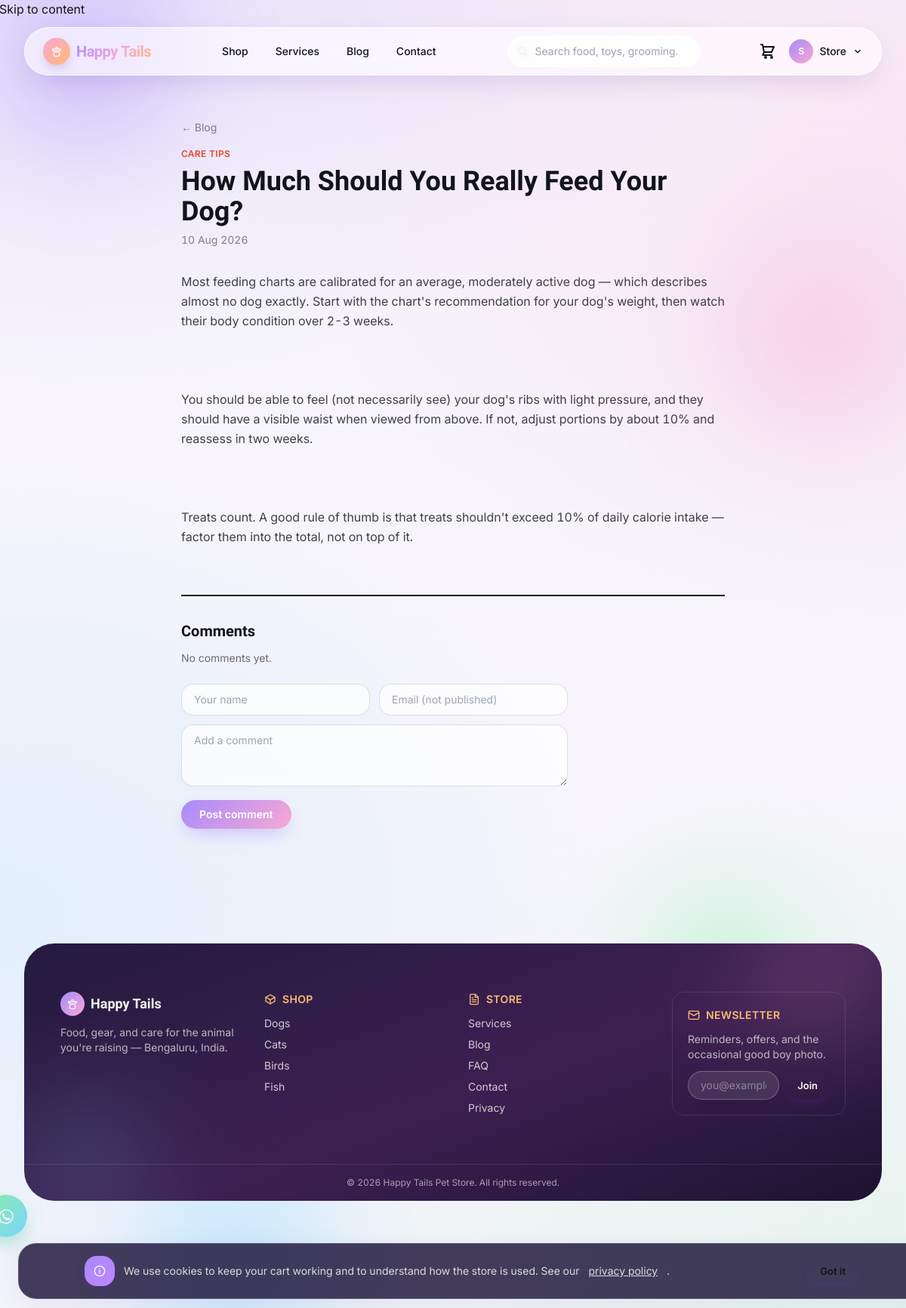
/blog/how-much-should-you-really-feed-your-dog (signed in), run on the app's committed database.
### tables this page shows
CREATE TABLE users (
    id INTEGER PRIMARY KEY AUTOINCREMENT,
    role_id INT NOT NULL,
    name VARCHAR(150) NOT NULL,
    email VARCHAR(191) NOT NULL,
    phone VARCHAR(20) NULL,
    referral_code VARCHAR(20) NULL,
    google_id VARCHAR(50) NULL,
    password_hash VARCHAR(255) NULL,
    is_active INTEGER NOT NULL DEFAULT 1,
    email_verified_at DATETIME NULL,
    two_factor_secret VARCHAR(191) NULL,
    two_factor_enabled INTEGER NOT NULL DEFAULT 0,
    must_reset_password INTEGER NOT NULL DEFAULT 0,
    last_login_at DATETIME NULL,
    last_login_ip VARCHAR(45) NULL,
    created_at DATETIME NOT NULL,
    updated_at DATETIME NOT NULL,
    deleted_at DATETIME NULL,
    CONSTRAINT users_role_fk FOREIGN KEY (role_id) REFERENCES roles(id)
    );

CREATE TABLE blog_posts (
    id INTEGER PRIMARY KEY AUTOINCREMENT,
    blog_category_id INT NULL,
    author_user_id INT NULL,
    title VARCHAR(200) NOT NULL,
    slug VARCHAR(220) NOT NULL,
    excerpt VARCHAR(300) NULL,
    body TEXT NOT NULL,
    cover_image_path VARCHAR(255) NULL,
    status TEXT NOT NULL DEFAULT 'draft' CHECK (status IN ('draft','published')),
    published_at DATETIME NULL,
    meta_title VARCHAR(200) NULL,
    meta_description VARCHAR(300) NULL,
    created_at DATETIME NOT NULL,
    updated_at DATETIME NOT NULL,
    CONSTRAINT blog_posts_category_fk FOREIGN KEY (blog_category_id) REFERENCES blog_categories(id) ON DELETE SET NULL,
    CONSTRAINT blog_posts_author_fk FOREIGN KEY (author_user_id) REFERENCES users(id) ON DELETE SET NULL
    );

CREATE TABLE blog_categories (
    id INTEGER PRIMARY KEY AUTOINCREMENT,
    name VARCHAR(100) NOT NULL,
    slug VARCHAR(120) NOT NULL,
    created_at DATETIME NOT NULL,
    updated_at DATETIME NOT NULL
    );

### app/Views/layouts/site.php (the view, shortened to what the rows shown need)
<!doctype html>
<html lang="en">
<head>
<script src="https://cdn.tailwindcss.com"></script>
<link rel="stylesheet" href="/assets/css/app.css">
</head>
<body class="site-shell text-ink font-sans antialiased">
<div class="site-blob-layer" aria-hidden="true">
  <div class="site-blob site-blob--1"></div>
  <div class="site-blob site-blob--2"></div>
  <div class="site-blob site-blob--3"></div>
  <div class="site-blob site-blob--4"></div>
</div>
<a href="#main" class="sr-only focus:not-sr-only focus:absolute focus:top-2 focus:left-2 focus:z-50 focus:bg-leash focus:text-paper focus:px-4 focus:py-2">Skip to content</a>
<?php
  $cartItemCount = 0;
  if (auth()->check()) {
    $cartRow = \App\Core\Database::instance()->selectOne('SELECT id FROM carts WHERE user_id = :uid ORDER BY id DESC LIMIT 1', ['uid' => auth()->id()]);
    if ($cartRow) { $cartItemCount = \App\Models\Cart::itemCount((int) $cartRow['id']); }
  } elseif (!empty($_COOKIE['petshop_cart'])) {
    $cartRow = \App\Core\Database::instance()->selectOne('SELECT id FROM carts WHERE session_token = :t LIMIT 1', ['t' => $_COOKIE['petshop_cart']]);
    if ($cartRow) { $cartItemCount = \App\Models\Cart::itemCount((int) $cartRow['id']); }
  }
?>
<header class="sticky top-0 z-40 px-3 sm:px-6 lg:px-8 pt-3" x-data="{ open: false }">
  <div class="mx-auto max-w-7xl">
    <div class="site-nav flex h-16 items-center justify-between rounded-full px-4 sm:px-6 transition-shadow duration-300">
      <a href="/" class="flex items-center gap-2 font-display text-xl font-bold tracking-tight">
        <span class="icon-chip icon-chip-leash !w-9 !h-9 !rounded-full"><?= icon('paw', 'h-4 w-4') ?></span>
        <span class="text-gradient">Happy&nbsp;Tails</span>
      </a>
      <nav class="hidden md:flex items-center gap-1 text-sm font-medium" aria-label="Primary">
        <a href="/shop" class="rounded-full px-4 py-2 transition-colors duration-200 hover:bg-white/60 hover:text-[#7c3aed]">Shop</a>
        <a href="/services" class="rounded-full px-4 py-2 transition-colors duration-200 hover:bg-white/60 hover:text-[#7c3aed]">Services</a>
        <a href="/blog" class="rounded-full px-4 py-2 transition-colors duration-200 hover:bg-white/60 hover:text-[#7c3aed]">Blog</a>
        <a href="/contact" class="rounded-full px-4 py-2 transition-colors duration-200 hover:bg-white/60 hover:text-[#7c3aed]">Contact</a>
      </nav>
      <div class="hidden md:block relative w-64"
           x-data="{ q: '', results: [], open: false, timer: null,
                      search() { clearTimeout(this.timer); this.timer = setTimeout(async () => {
                        if (this.q.length < 2) { this.results = []; return; }
                        const res = await fetch('/api/v1/search/autocomplete?q=' + encodeURIComponent(this.q));
                        const data = await res.json();
                        this.results = data.results; this.open = true;
                      }, 200); } }"
           @click.outside="open = false">
        <span class="pointer-events-none absolute left-3 top-1/2 -translate-y-1/2 text-ink/40"><?= icon('search', 'h-4 w-4') ?></span>
        <input id="site-search" type="search" x-model="q" @input="search()" @focus="open = results.length > 0"
               placeholder="Search food, toys, grooming…" autocomplete="off"
               class="input !rounded-full pl-9 !bg-white/70 !border-white/80 text-sm">
      </div>
      <div class="flex items-center gap-4">
        <a href="/cart" class="relative flex items-center justify-center text-ink hover:text-[#7c3aed] transition-colors duration-150" aria-label="Cart<?= $cartItemCount > 0 ? ' — ' . $cartItemCount . ' item' . ($cartItemCount === 1 ? '' : 's') : '' ?>">
          <?= icon('cart', 'h-6 w-6') ?>
        </a>
        <?php if (auth()->check()): ?>
          <?php $navUser = auth()->user(); ?>
          <div class="relative" x-data="{ userMenuOpen: false }" @click.outside="userMenuOpen = false" @keydown.escape="userMenuOpen = false">
            <button type="button" @click="userMenuOpen = !userMenuOpen" :aria-expanded="userMenuOpen" aria-haspopup="true"
                    class="flex items-center gap-2 hover:text-[#7c3aed] transition-colors duration-150">
              <span class="flex h-8 w-8 shrink-0 items-center justify-center rounded-full text-paper text-xs font-bold" style="background: linear-gradient(135deg, var(--lav), var(--blush));" aria-hidden="true">
                <?= e(mb_strtoupper(mb_substr($navUser['name'], 0, 1))) ?>
              </span>
              <span class="hidden lg:inline text-sm font-medium max-w-[8rem] truncate"><?= e(explode(' ', (string) $navUser['name'])[0]) ?></span>
              <svg width="14" height="14" viewBox="0 0 24 24" fill="none" stroke="currentColor" stroke-width="2.5" aria-hidden="true"
                   class="hidden lg:block transition-transform duration-150" :class="userMenuOpen ? 'rotate-180' : ''">
                <path d="M6 9l6 6 6-6"/>
              </svg>
            </button>
          </div>
        <?php else: ?>
          <a href="/account/login" class="btn btn-primary btn-sm">Login</a>
        <?php endif; ?>
      </div>
    </div>
  </div>
</header>
<main id="main">
<?= \App\Core\View::section('content') ?>
</main>
<footer class="mt-24 mx-3 sm:mx-6 lg:mx-8 mb-3 rounded-[2.5rem] text-paper overflow-hidden relative" style="background: linear-gradient(160deg, #241b3f, #3d1f52 55%, #1c1430);">
  <div class="pointer-events-none absolute -top-24 -right-16 w-72 h-72 rounded-full opacity-25 blur-3xl" style="background: radial-gradient(circle, var(--blush), transparent 70%);"></div>
  <div class="pointer-events-none absolute -bottom-24 -left-16 w-72 h-72 rounded-full opacity-25 blur-3xl" style="background: radial-gradient(circle, var(--skyb), transparent 70%);"></div>
  <div class="relative mx-auto max-w-7xl px-6 sm:px-10 lg:px-12 py-16 grid grid-cols-1 md:grid-cols-4 gap-10">
    <div>
      <p class="flex items-center gap-2 font-display text-lg font-bold">
        <span class="icon-chip !w-8 !h-8" style="background: linear-gradient(135deg, var(--lav), var(--blush));"><?= icon('paw', 'h-4 w-4') ?></span>
        Happy Tails
      </p>
      <p class="mt-3 text-sm text-paper/70">Food, gear, and care for the animal you're raising — Bengaluru, India.</p>
    </div>
    <div>
      <p class="flex items-center gap-2 text-sm font-semibold uppercase tracking-wide" style="color: var(--peach);"><?= icon('box', 'h-4 w-4') ?> Shop</p>
      <ul class="mt-3 space-y-2 text-sm text-paper/80">
        <li><a href="/shop?pet=dog" class="hover:text-paper">Dogs</a></li>
        <li><a href="/shop?pet=cat" class="hover:text-paper">Cats</a></li>
        <li><a href="/shop?pet=bird" class="hover:text-paper">Birds</a></li>
        <li><a href="/shop?pet=fish" class="hover:text-paper">Fish</a></li>
      </ul>
    </div>
    <div>
      <p class="flex items-center gap-2 text-sm font-semibold uppercase tracking-wide" style="color: var(--peach);"><?= icon('document', 'h-4 w-4') ?> Store</p>
      <ul class="mt-3 space-y-2 text-sm text-paper/80">
        <li><a href="/services" class="hover:text-paper">Services</a></li>
        <li><a href="/blog" class="hover:text-paper">Blog</a></li>
        <li><a href="/faq" class="hover:text-paper">FAQ</a></li>
        <li><a href="/contact" class="hover:text-paper">Contact</a></li>
        <li><a href="/legal/privacy" class="hover:text-paper">Privacy</a></li>
      </ul>
    </div>
    <div class="rounded-2xl bg-white/8 backdrop-blur p-5 border border-white/10">
      <p class="flex items-center gap-2 text-sm font-semibold uppercase tracking-wide" style="color: var(--peach);"><?= icon('mail', 'h-4 w-4') ?> Newsletter</p>
      <p class="mt-3 text-sm text-paper/70">Reminders, offers, and the occasional good boy photo.</p>
      <form method="POST" action="/newsletter/subscribe" class="mt-3 flex gap-2">
        <input id="newsletter-email" type="email" name="email" required placeholder="you@example.com"
               class="min-w-0 flex-1 rounded-full border border-white/25 bg-white/10 px-4 py-2 text-sm placeholder:text-paper/40 focus:border-white/60 outline-none">
        <button type="submit" class="btn btn-sm shrink-0">Join</button>
      </form>
    </div>
  </div>
  <div class="relative border-t border-white/10 py-4 text-center text-xs text-paper/60">
    &copy; <?= date('Y') ?> Happy Tails Pet Store. All rights reserved.
  </div>
</footer>
<a href="https://wa.me/910000000000" target="_blank" rel="noopener" aria-label="Chat on WhatsApp"
   class="pulse-ring soft-drift fixed bottom-5 right-5 z-40 flex h-14 w-14 items-center justify-center rounded-full text-paper shadow-lg hover:scale-110 transition-transform duration-150"
   style="background: linear-gradient(135deg, var(--mint), var(--skyb)); box-shadow: 0 12px 28px -8px rgba(16,185,129,0.5);">
</a>
<div x-data="{ visible: !localStorage.getItem('petshop_cookie_consent') }" x-show="visible" x-cloak x-transition.origin.bottom
     class="glass fixed inset-x-3 sm:inset-x-6 bottom-3 z-50 rounded-3xl px-5 py-4 sm:px-6" style="background: rgba(36, 27, 63, 0.85); border-color: rgba(255,255,255,0.15);">
  <div class="mx-auto max-w-5xl flex flex-col sm:flex-row items-center justify-between gap-3">
    <p class="flex items-center gap-3 text-sm text-paper/85">
      <span class="icon-chip icon-chip-plum shrink-0"><?= icon('info', 'h-4 w-4') ?></span>
      We use cookies to keep your cart working and to understand how the store is used. See our <a href="/legal/privacy" class="underline">privacy policy</a>.
    </p>
    <button type="button" @click="localStorage.setItem('petshop_cookie_consent','1'); visible = false"
            class="btn btn-sm shrink-0">Got it</button>
  </div>
</div>
</body>
</html>

### app/Core/Router.php (shortened to what the rows shown need)
<?php
final class Router
{
    private array $routes = [
        'GET' => [], 'POST' => [], 'PUT' => [], 'PATCH' => [], 'DELETE' => [],
    ];
    private string $groupPrefix = '';
    private array $groupMiddleware = [];
    public function group(array $attrs, callable $callback): void
    {
        $previousPrefix = $this->groupPrefix;
        $previousMiddleware = $this->groupMiddleware;
        $this->groupPrefix = $previousPrefix . ($attrs['prefix'] ?? '');
        $this->groupMiddleware = [...$previousMiddleware, ...($attrs['middleware'] ?? [])];
        $this->groupPrefix = $previousPrefix;
        $this->groupMiddleware = $previousMiddleware;
    }
    private function add(string $method, string $uri, mixed $handler, array $middleware): void
    {
        $uri = $this->groupPrefix . $uri;
        $uri = '/' . trim($uri, '/');
        $paramNames = [];
        $pattern = preg_replace_callback('#\{([a-zA-Z_][a-zA-Z0-9_]*)\}#', static function (array $m) use (&$paramNames) {
            $paramNames[] = $m[1];
            return '([^/]+)';
        }, $uri);
        $this->routes[$method][] = [
            'uri' => $uri,
            'pattern' => '#^' . $pattern . '$#',
            'handler' => $handler,
            'middleware' => [...$this->groupMiddleware, ...$middleware],
            'params' => $paramNames,
        ];
    }
    public function dispatch(Request $request): void
    {
        $method = $request->method();
        $path = $request->path();
        foreach ($this->routes[$method] ?? [] as $route) {
            if (preg_match($route['pattern'], $path, $matches)) {
                array_shift($matches);
                $params = array_combine($route['params'], $matches);
                $pipeline = array_reduce(
                    array_reverse($route['middleware']),
                    fn (callable $next, string $spec) => fn () => $this->resolveMiddleware($spec)->handle($request, $next),
                    fn () => $this->callHandler($route['handler'], $request, $params),
                );
                $pipeline();
                return;
            }
        }
    }
    private function resolveMiddleware(string $spec): object
    {
        $args = [];
        return new $class(...$args);
    }
    private function callHandler(mixed $handler, Request $request, array $params): mixed
    {
        if (is_array($handler)) {
            [$class, $method] = $handler;
            $controller = new $class();
            return $controller->{$method}($request, ...array_values($params));
        }
        throw new \RuntimeException('Invalid route handler');
    }
}

### app/Views/site/blog/show.php (shortened to what the rows shown need)
<article class="mx-auto max-w-3xl px-4 sm:px-6 py-14">
  <a href="/blog" class="text-sm text-ink/50 hover:text-leash">&larr; Blog</a>
  <?php if ($post['category_name']): ?>
    <p class="mt-4 text-xs uppercase tracking-wide text-leash font-semibold"><?= e($post['category_name']) ?></p>
  <?php endif; ?>
  <h1 class="font-display text-3xl sm:text-4xl font-bold mt-2"><?= e($post['title']) ?></h1>
  <p class="mt-2 text-sm text-ink/50">
    <?= date('d M Y', strtotime((string) $post['published_at'])) ?><?= $post['author_name'] ? ' · ' . e($post['author_name']) : '' ?>
  </p>
  <div class="mt-8 prose-content text-ink/80 leading-relaxed whitespace-pre-line"><?= nl2br(e($post['body'])) ?></div>
  <div class="mt-16 border-t-2 border-ink pt-8">
    <h2 class="font-display text-xl font-bold">Comments</h2>
    <?php if ($comments === []): ?>
      <p class="mt-3 text-sm text-ink/60">No comments yet.</p>
    <?php endif; ?>
    <form method="POST" action="/blog/<?= (int) $post['id'] ?>/comments" class="mt-6 max-w-lg space-y-3">
      <div class="grid sm:grid-cols-2 gap-3">
        <input type="text" name="name" placeholder="Your name" required value="<?= e(old('name')) ?>" class="input text-sm">
        <input type="email" name="email" placeholder="Email (not published)" required value="<?= e(old('email')) ?>" class="input text-sm">
      </div>
      <textarea name="body" rows="3" placeholder="Add a comment" required class="input text-sm"></textarea>
      <button type="submit" class="btn btn-primary">Post comment</button>
    </form>
  </div>
</article>

### data on the page
users: name "S", name "Store"
blog_posts: blog_category.name "CARE TIPS", title "How Much Should You Really Feed Your Dog?", published_at "10 Aug 2026", body "Most feeding charts are calibrated for an average, moderately active dog — which describes almost no dog exactly. Start with the chart's recommendation for your dog's weight, then watch their body condition over 2-3 weeks. You should be able to feel (not necessarily see) your dog's ribs with light pressure, and they should have a visible waist when viewed from above. If not, adjust portions by about 10% and reassess in two weeks. Treats count. A good rule of thumb is that treats shouldn't exceed 10% of daily calorie intake — factor them into the total, not on top of it."
